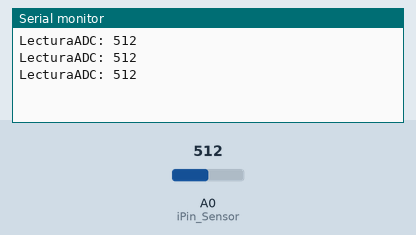
This sketch was run on a simulated Arduino Uno, built with avr-gcc and run on an emulated ATmega328P. On the bench: the last lines printed to the serial monitor. The test bench sets the inputs (shaded band); at power-on: A0 (iPin_Sensor) = 512.

Above: at 1.3 s.
1.4 s: A0 (iPin_Sensor) set to 716
At 1.9 s:
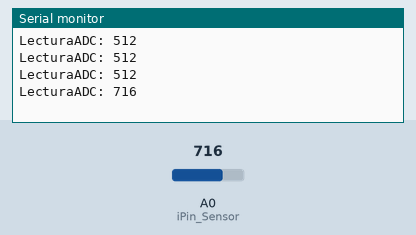
2.9 s: A0 (iPin_Sensor) set to 900
At 3.4 s:
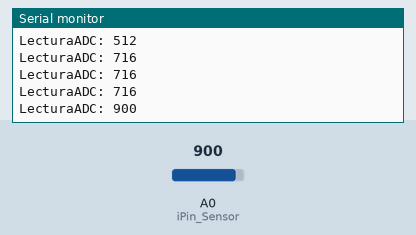
Timing chart, 0 to 5.9 s (numbered marks = the images above; inputs shaded):
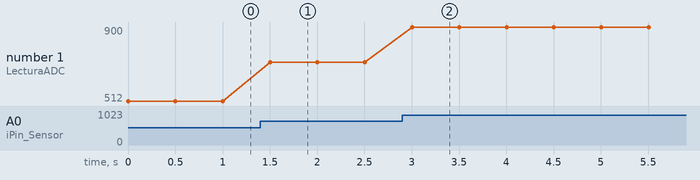

The sketch:

01_poten_fotorres.ino
```cpp
/*
  Dispositivo: potenciómetro o fotorresistencia

  Entrada: analógica
  Salida: puerto serie
*/

// Pin analógico
int iPin_Sensor = A0;

/*
  Tamaño del arreglo de caracteres
  que almacenará la cadena formateada,
  incluyendo el carácter nulo (\0) que
  marca el final de la cadena en C.
*/

char buffer[20];

void setup()
{
  // Inicialización del puerto serie
  Serial.begin(9600);
}

void loop()
{
  // Cadena formateada y
  // lectura de entrada analógica
  sprintf(buffer, "LecturaADC: %d", analogRead(iPin_Sensor));
  Serial.println(buffer);

  delay(500);
}
```

Measured:
- after the input at 1.4 s, the serial monitor: prints a new line after 0.10 s (image 1)
- after the input at 2.9 s, the serial monitor: prints a new line after 0.10 s (image 2)
- plotted number 1: 512 → 716 after the input at 1.4 s, 716 → 900 after the input at 2.9 s
